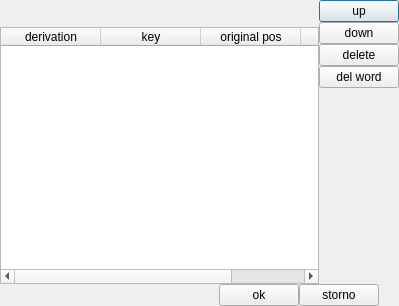
<?xml version="1.0" encoding="UTF-8"?>
<ui version="4.0">
 <class>dlgReorder</class>
 <widget class="QDialog" name="dlgReorder">
  <property name="geometry">
   <rect>
    <x>0</x>
    <y>0</y>
    <width>399</width>
    <height>306</height>
   </rect>
  </property>
  <property name="windowTitle">
   <string>reorder items</string>
  </property>
  <property name="modal">
   <bool>true</bool>
  </property>
  <layout class="QVBoxLayout" name="verticalLayout_3">
   <item>
    <layout class="QHBoxLayout" name="horizontalLayout">
     <item>
      <widget class="QWidget" name="widget_4" native="true">
       <layout class="QVBoxLayout" name="verticalLayout_2">
        <item>
         <widget class="QLabel" name="lblWord">
          <property name="minimumSize">
           <size>
            <width>0</width>
            <height>27</height>
           </size>
          </property>
          <property name="text">
           <string/>
          </property>
         </widget>
        </item>
        <item>
         <widget class="QTableWidget" name="tblDerivations">
          <property name="showDropIndicator" stdset="0">
           <bool>false</bool>
          </property>
          <property name="dragEnabled">
           <bool>false</bool>
          </property>
          <property name="dragDropOverwriteMode">
           <bool>false</bool>
          </property>
          <property name="dragDropMode">
           <enum>QAbstractItemView::NoDragDrop</enum>
          </property>
          <property name="selectionMode">
           <enum>QAbstractItemView::ContiguousSelection</enum>
          </property>
          <property name="selectionBehavior">
           <enum>QAbstractItemView::SelectRows</enum>
          </property>
          <property name="wordWrap">
           <bool>false</bool>
          </property>
          <property name="cornerButtonEnabled">
           <bool>false</bool>
          </property>
          <column>
           <property name="text">
            <string>derivation</string>
           </property>
          </column>
          <column>
           <property name="text">
            <string>key</string>
           </property>
          </column>
          <column>
           <property name="text">
            <string>original pos</string>
           </property>
          </column>
          <column>
           <property name="text">
            <string>action</string>
           </property>
          </column>
         </widget>
        </item>
       </layout>
      </widget>
     </item>
     <item>
      <layout class="QVBoxLayout" name="verticalLayout">
       <item>
        <widget class="QPushButton" name="btUp">
         <property name="sizePolicy">
          <sizepolicy hsizetype="Preferred" vsizetype="Fixed">
           <horstretch>0</horstretch>
           <verstretch>0</verstretch>
          </sizepolicy>
         </property>
         <property name="text">
          <string>up</string>
         </property>
         <property name="icon">
          <iconset resource="resfile.qrc">
           <normaloff>:/new/icons/icons/uparrow.png</normaloff>:/new/icons/icons/uparrow.png</iconset>
         </property>
        </widget>
       </item>
       <item>
        <widget class="QPushButton" name="btDown">
         <property name="sizePolicy">
          <sizepolicy hsizetype="Preferred" vsizetype="Fixed">
           <horstretch>0</horstretch>
           <verstretch>0</verstretch>
          </sizepolicy>
         </property>
         <property name="text">
          <string>down</string>
         </property>
         <property name="icon">
          <iconset resource="resfile.qrc">
           <normaloff>:/new/icons/icons/downarrow.png</normaloff>:/new/icons/icons/downarrow.png</iconset>
         </property>
        </widget>
       </item>
       <item>
        <widget class="QPushButton" name="btDel">
         <property name="sizePolicy">
          <sizepolicy hsizetype="Preferred" vsizetype="Fixed">
           <horstretch>0</horstretch>
           <verstretch>0</verstretch>
          </sizepolicy>
         </property>
         <property name="text">
          <string>delete</string>
         </property>
        </widget>
       </item>
       <item>
        <widget class="QPushButton" name="btDelWord">
         <property name="sizePolicy">
          <sizepolicy hsizetype="Preferred" vsizetype="Fixed">
           <horstretch>0</horstretch>
           <verstretch>0</verstretch>
          </sizepolicy>
         </property>
         <property name="text">
          <string>del word</string>
         </property>
        </widget>
       </item>
       <item>
        <spacer name="verticalSpacer">
         <property name="orientation">
          <enum>Qt::Vertical</enum>
         </property>
         <property name="sizeHint" stdset="0">
          <size>
           <width>20</width>
           <height>40</height>
          </size>
         </property>
        </spacer>
       </item>
      </layout>
     </item>
    </layout>
   </item>
   <item>
    <layout class="QHBoxLayout" name="horizontalLayout_2">
     <property name="rightMargin">
      <number>20</number>
     </property>
     <item>
      <spacer name="horizontalSpacer">
       <property name="orientation">
        <enum>Qt::Horizontal</enum>
       </property>
       <property name="sizeHint" stdset="0">
        <size>
         <width>40</width>
         <height>20</height>
        </size>
       </property>
      </spacer>
     </item>
     <item>
      <widget class="QPushButton" name="btOk">
       <property name="sizePolicy">
        <sizepolicy hsizetype="Preferred" vsizetype="Fixed">
         <horstretch>0</horstretch>
         <verstretch>0</verstretch>
        </sizepolicy>
       </property>
       <property name="text">
        <string>ok</string>
       </property>
      </widget>
     </item>
     <item>
      <widget class="QPushButton" name="btStorno">
       <property name="sizePolicy">
        <sizepolicy hsizetype="Preferred" vsizetype="Fixed">
         <horstretch>0</horstretch>
         <verstretch>0</verstretch>
        </sizepolicy>
       </property>
       <property name="text">
        <string>storno</string>
       </property>
       <property name="icon">
        <iconset resource="resfile.qrc">
         <normaloff>:/new/icons/icons/stop.png</normaloff>:/new/icons/icons/stop.png</iconset>
       </property>
      </widget>
     </item>
    </layout>
   </item>
  </layout>
 </widget>
 <layoutdefault spacing="0" margin="0"/>
 <resources>
  <include location="resfile.qrc"/>
 </resources>
 <connections/>
</ui>
